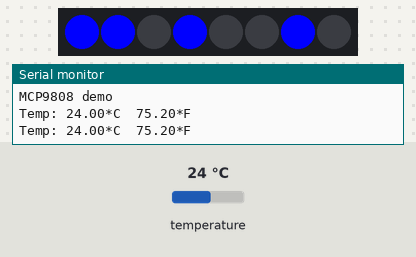
Bench run of a sketch on a simulated Arduino Uno, built with avr-gcc and run on an emulated ATmega328P. Shown: 8 RGB LEDs in strip order, left to right, the last lines printed to the serial monitor. The inputs (shaded band) are chosen by the test bench; at power-on: temperature 24 °C.

Above: at 1.8 s.
1.9 s: temperature set to 28 °C
At 3.2 s:
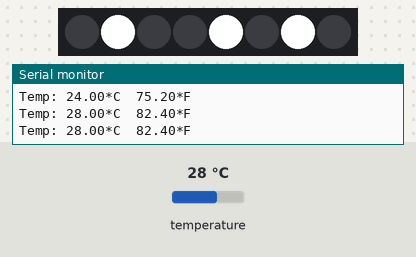
3.5 s: temperature set to 33 °C
At 4.4 s:
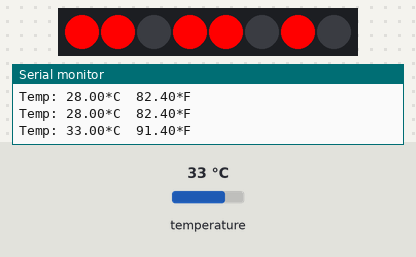
5.6 s: temperature set to 12 °C
At 6.5 s:
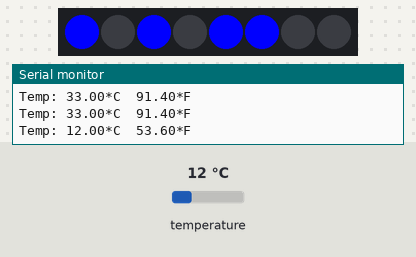
Timing chart, 0 to 8.6 s (numbered marks = the images above; inputs shaded):
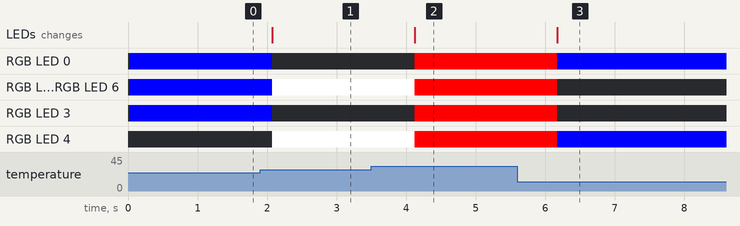

Measured:
- after the input at 1.9 s, RGB LED 0, RGB LED 3: RGB(0, 0, 255) → off after 0.18 s; RGB LED 1, RGB LED 6: RGB(0, 0, 255) → RGB(255, 255, 255) after 0.18 s; RGB LED 4: off → RGB(255, 255, 255) after 0.18 s; the LEDs: change after 0.18 s (image 1)
- after the input at 3.5 s, RGB LED 0, RGB LED 3: off → RGB(255, 0, 0) after 0.63 s; RGB LED 1, RGB LED 4, RGB LED 6: RGB(255, 255, 255) → RGB(255, 0, 0) after 0.63 s; the LEDs: change after 0.63 s (image 2)
- after the input at 5.6 s, RGB LED 0, RGB LED 4: RGB(255, 0, 0) → RGB(0, 0, 255) after 0.58 s; RGB LED 1, RGB LED 3, RGB LED 6: RGB(255, 0, 0) → off after 0.58 s; the LEDs: change after 0.58 s (image 3)

The sketch:

MPCRGB1.ino
```cpp
#include <Wire.h>
#include "Adafruit_MCP9808.h"
#include <Adafruit_NeoPixel.h>
#ifdef __AVR__
#include <avr/power.h>
#endif

#define PIN            6

#define NUMPIXELS      8
Adafruit_MCP9808 tempsensor = Adafruit_MCP9808();

Adafruit_NeoPixel pixels = Adafruit_NeoPixel(NUMPIXELS, PIN, NEO_GRB + NEO_KHZ800);
int i;
void setup() {
  Serial.begin(9600);
  Serial.println("MCP9808 demo");

  if (!tempsensor.begin()) {
    Serial.println("Couldn't find MCP9808!");
    while (1);
  }
}

void loop() {


#if defined (__AVR_ATtiny85__)
  if (F_CPU == 16000000) clock_prescale_set(clock_div_1);
#endif
  // End of trinket special code

  pixels.begin();

  // Read and print out the temperature, then convert to *F
  float c = tempsensor.readTempC();
  float f = c * 9.0 / 5.0 + 32;
  Serial.print("Temp: "); Serial.print(c); Serial.print("*C\t");
  Serial.print(f); Serial.println("*F");
  if (f >= 90)
  {
    for (int x = 0; x < NUMPIXELS; x++)
    {
      if (bitRead((int)f, x) == true)
      {
        pixels.setPixelColor(x, pixels.Color(255, 0, 0)); // Moderately bright green color.

        pixels.show();
      }
      if (bitRead((int)f, x) == false)
      {
        pixels.setPixelColor(x, pixels.Color(0, 0, 0)); // Moderately bright green color.

        pixels.show();
      }
    }
  }

  if (f < 90 && f > 80)
  {
    for (int x = 0; x < NUMPIXELS; x++)
    {
      if (bitRead((int)f, x) == true)
      {
        pixels.setPixelColor(x, pixels.Color(255, 255, 255)); // Moderately bright green color.

        pixels.show();
      }
      if (bitRead((int)f, x) == false)

      {
        pixels.setPixelColor(x, pixels.Color(0, 0, 0)); // Moderately bright green color.

        pixels.show();
      }
    }
  }

  if (f <= 80)
  {
    for (int x = 0; x < NUMPIXELS; x++)
    {
      if (bitRead((int)f, x) == true)
      {
        pixels.setPixelColor(x, pixels.Color(0, 0, 255)); // Moderately bright green color.

        pixels.show();
      }
      if (bitRead((int)f, x) == false)
      {
        pixels.setPixelColor(x, pixels.Color(0, 0, 0)); // Moderately bright green color.

        pixels.show();
      }
    }
  }


  delay(1000);
}
```
